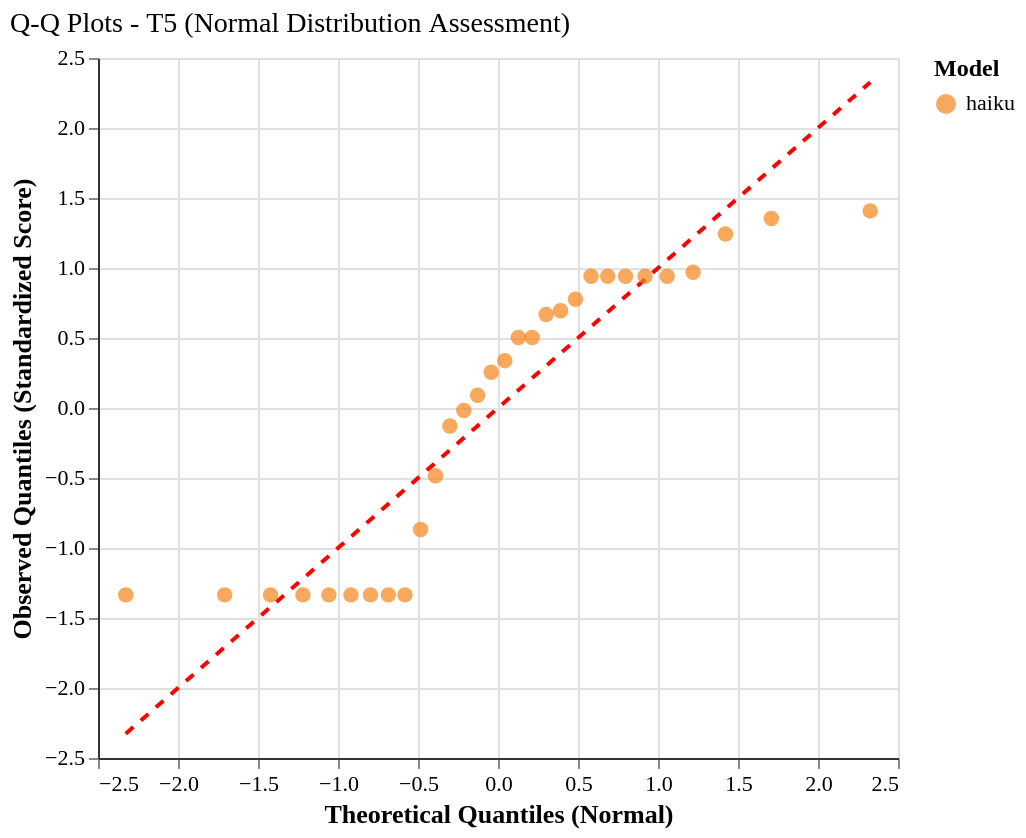

The specification (Vega-Lite) saved for this image:
### Vega-Lite specification from a JSON file in a GitHub repository (floating-point values rounded to 4 significant figures)
{"config": {"font": "serif", "axis": {"labelFontSize": 11, "titleFontSize": 13, "gridColor": "#e0e0e0", "domainColor": "#333333"}, "legend": {"labelFontSize": 11, "titleFontSize": 12}, "title": {"fontSize": 14, "anchor": "start", "fontWeight": "normal"}, "view": {"stroke": null, "continuousWidth": 400, "continuousHeight": 300, "strokeWidth": 0}, "mark": {"tooltip": true}}, "layer": [{"data": {"name": "data-8d5cec4a547837c7231cc67074c9ed0f"}, "mark": {"type": "line", "color": "red", "strokeDash": [5, 5], "strokeWidth": 2}, "encoding": {"x": {"field": "theoretical_quantile", "type": "quantitative"}, "y": {"field": "observed_quantile", "type": "quantitative"}}}, {"data": {"name": "data-13d53deb5a86541ca287c029e2a249f7"}, "mark": {"type": "circle", "opacity": 0.7, "size": 60}, "encoding": {"color": {"field": "agent_model", "scale": {"domain": ["haiku"], "range": ["#F58518"]}, "title": "Model", "type": "nominal"}, "tooltip": [{"field": "agent_model", "title": "Model", "type": "nominal"}, {"field": "tier", "title": "Tier", "type": "ordinal"}, {"field": "theoretical_quantile", "format": ".2f", "title": "Theoretical Q", "type": "quantitative"}, {"field": "observed_quantile", "format": ".2f", "title": "Observed Q", "type": "quantitative"}, {"field": "original_score", "format": ".3f", "title": "Original Score", "type": "quantitative"}], "x": {"field": "theoretical_quantile", "scale": {"zero": false}, "title": "Theoretical Quantiles (Normal)", "type": "quantitative"}, "y": {"field": "observed_quantile", "scale": {"zero": false}, "title": "Observed Quantiles (Standardized Score)", "type": "quantitative"}}}], "height": 350, "title": "Q-Q Plots - T5 (Normal Distribution Assessment)", "width": 400, "$schema": "https://vega.github.io/schema/vega-lite/v6.1.0.json", "datasets": {"data-8d5cec4a547837c7231cc67074c9ed0f": [{"theoretical_quantile": -2.326, "observed_quantile": -2.326}, {"theoretical_quantile": 2.326, "observed_quantile": 2.326}], "data-13d53deb5a86541ca287c029e2a249f7": [{"agent_model": "haiku", "tier": "T5", "theoretical_quantile": -2.326, "observed_quantile": -1.335, "original_score": 0.0}, {"agent_model": "haiku", "tier": "T5", "theoretical_quantile": -1.708, "observed_quantile": -1.335, "original_score": 0.0}, {"agent_model": "haiku", "tier": "T5", "theoretical_quantile": -1.421, "observed_quantile": -1.335, "original_score": 0.0}, {"agent_model": "haiku", "tier": "T5", "theoretical_quantile": -1.219, "observed_quantile": -1.335, "original_score": 0.0}, {"agent_model": "haiku", "tier": "T5", "theoretical_quantile": -1.057, "observed_quantile": -1.335, "original_score": 0.0}, {"agent_model": "haiku", "tier": "T5", "theoretical_quantile": -0.9193, "observed_quantile": -1.335, "original_score": 0.0}, {"agent_model": "haiku", "tier": "T5", "theoretical_quantile": -0.7969, "observed_quantile": -1.335, "original_score": 0.0}, {"agent_model": "haiku", "tier": "T5", "theoretical_quantile": -0.6854, "observed_quantile": -1.335, "original_score": 0.0}, {"agent_model": "haiku", "tier": "T5", "theoretical_quantile": -0.5818, "observed_quantile": -1.335, "original_score": 0.0}, {"agent_model": "haiku", "tier": "T5", "theoretical_quantile": -0.4842, "observed_quantile": -0.8685, "original_score": 0.17}, {"agent_model": "haiku", "tier": "T5", "theoretical_quantile": -0.3909, "observed_quantile": -0.4846, "original_score": 0.31}, {"agent_model": "haiku", "tier": "T5", "theoretical_quantile": -0.301, "observed_quantile": -0.128, "original_score": 0.44}, {"agent_model": "haiku", "tier": "T5", "theoretical_quantile": -0.2134, "observed_quantile": -0.01829, "original_score": 0.48}, {"agent_model": "haiku", "tier": "T5", "theoretical_quantile": -0.1274, "observed_quantile": 0.09143, "original_score": 0.52}, {"agent_model": "haiku", "tier": "T5", "theoretical_quantile": -0.04237, "observed_quantile": 0.256, "original_score": 0.58}, {"agent_model": "haiku", "tier": "T5", "theoretical_quantile": 0.04237, "observed_quantile": 0.3383, "original_score": 0.61}, {"agent_model": "haiku", "tier": "T5", "theoretical_quantile": 0.1274, "observed_quantile": 0.5028, "original_score": 0.67}, {"agent_model": "haiku", "tier": "T5", "theoretical_quantile": 0.2134, "observed_quantile": 0.5028, "original_score": 0.67}, {"agent_model": "haiku", "tier": "T5", "theoretical_quantile": 0.301, "observed_quantile": 0.6674, "original_score": 0.73}, {"agent_model": "haiku", "tier": "T5", "theoretical_quantile": 0.3909, "observed_quantile": 0.6948, "original_score": 0.74}, {"agent_model": "haiku", "tier": "T5", "theoretical_quantile": 0.4842, "observed_quantile": 0.7771, "original_score": 0.77}, {"agent_model": "haiku", "tier": "T5", "theoretical_quantile": 0.5818, "observed_quantile": 0.9417, "original_score": 0.83}, {"agent_model": "haiku", "tier": "T5", "theoretical_quantile": 0.6854, "observed_quantile": 0.9417, "original_score": 0.83}, {"agent_model": "haiku", "tier": "T5", "theoretical_quantile": 0.7969, "observed_quantile": 0.9417, "original_score": 0.83}, {"agent_model": "haiku", "tier": "T5", "theoretical_quantile": 0.9193, "observed_quantile": 0.9417, "original_score": 0.83}, {"agent_model": "haiku", "tier": "T5", "theoretical_quantile": 1.057, "observed_quantile": 0.9417, "original_score": 0.83}, {"agent_model": "haiku", "tier": "T5", "theoretical_quantile": 1.219, "observed_quantile": 0.9691, "original_score": 0.84}, {"agent_model": "haiku", "tier": "T5", "theoretical_quantile": 1.421, "observed_quantile": 1.243, "original_score": 0.94}, {"agent_model": "haiku", "tier": "T5", "theoretical_quantile": 1.708, "observed_quantile": 1.353, "original_score": 0.98}, {"agent_model": "haiku", "tier": "T5", "theoretical_quantile": 2.326, "observed_quantile": 1.408, "original_score": 1.0}]}}
